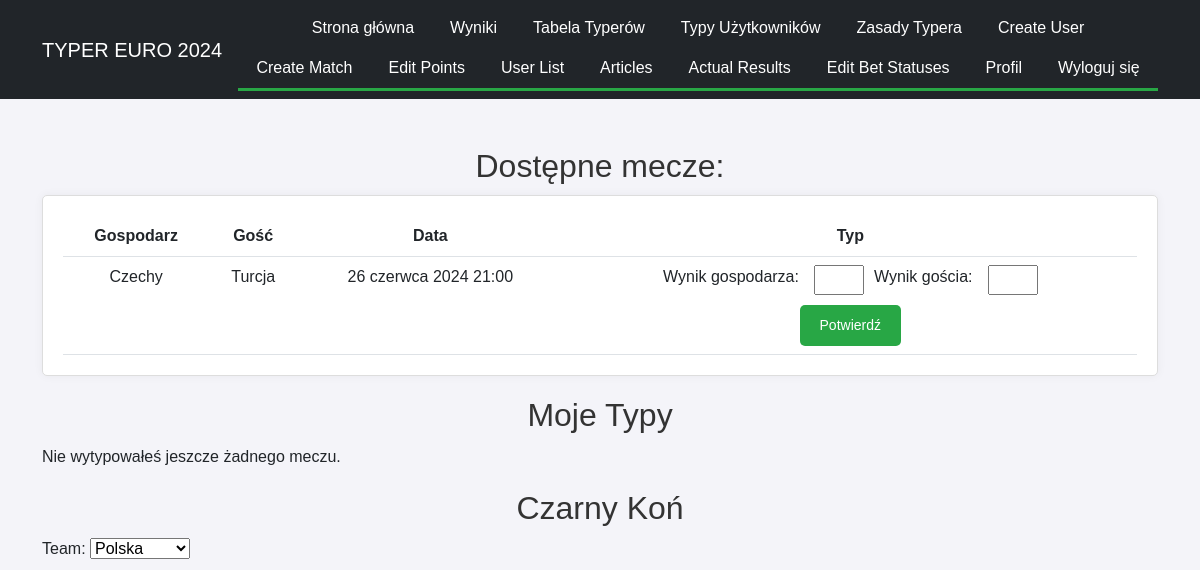
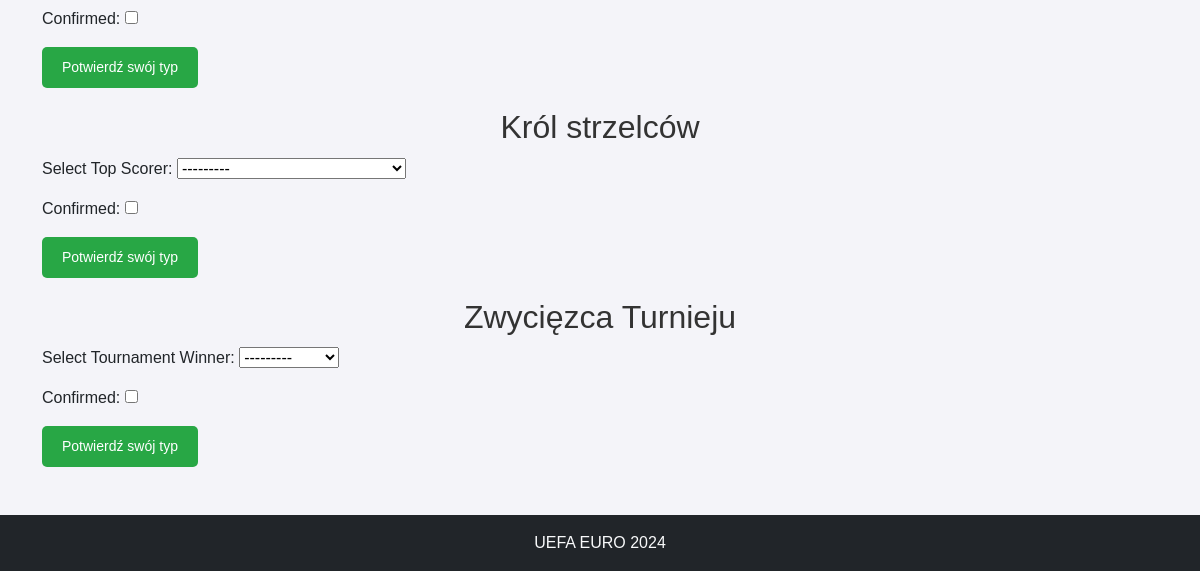
/betting/ (signed in), run on an earlier commit of the app's database (2 pictures, top to bottom).
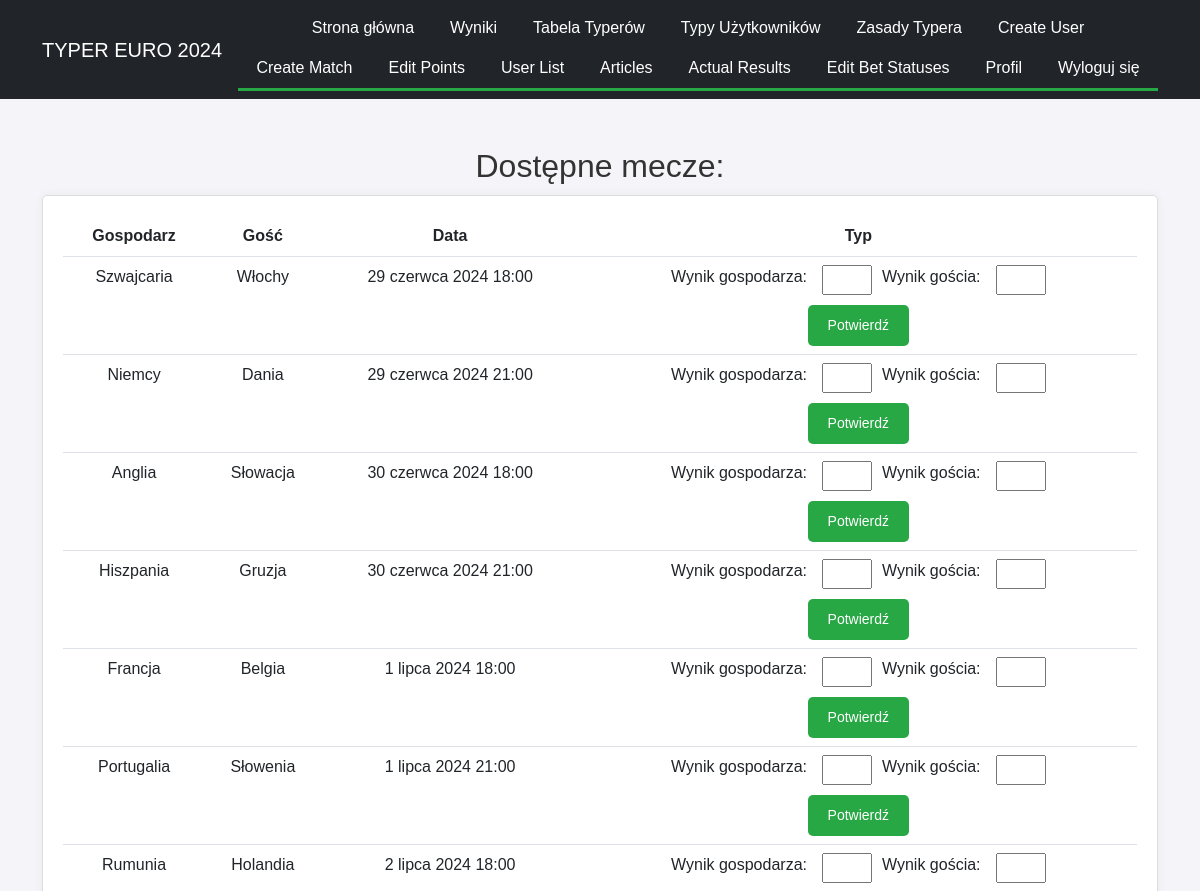
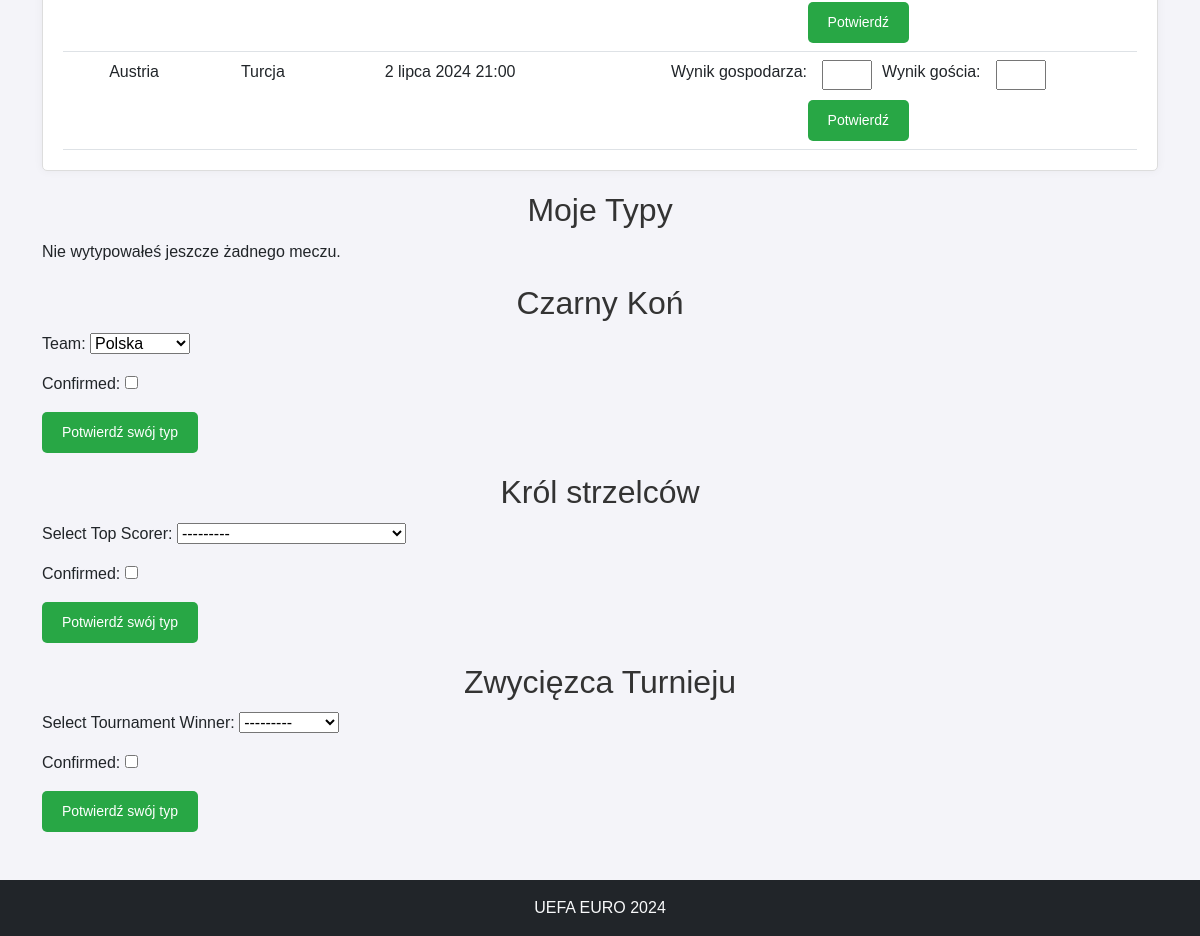
And on a later commit of the database (2 pictures, top to bottom).
### contest/models.py (models this page shows, shortened)
class Article(models.Model):
    title = models.CharField(max_length=200)
    slug = models.SlugField(max_length=200, unique=True, blank=True)
    content = models.TextField()
    author = models.ForeignKey(User, on_delete=models.CASCADE)
    created_at = models.DateTimeField(auto_now_add=True)
    updated_at = models.DateTimeField(auto_now=True)

class Match(models.Model):
    group = models.CharField(max_length=2)
    home_team = models.CharField(max_length=100)
    away_team = models.CharField(max_length=100)
    date = models.DateTimeField()
    place = models.CharField(max_length=100)
    actual_home_team_score = models.IntegerField(null=True, blank=True, default=0)
    actual_away_team_score = models.IntegerField(null=True, blank=True, default=0)
    final_score = models.BooleanField(default=False)

### contest/views.py (the view)
# urls.py: path('betting/', views.betting, name='betting'),
@login_required
def betting(request):
    available_matches = Match.objects.exclude(
        bet__user=request.user
    ).exclude(final_score=True)
    my_bets = Bet.objects.filter(user=request.user)
    try:
        underdog = UnderdogSelection.objects.get(user=request.user)
    except UnderdogSelection.DoesNotExist:
        underdog = None
    try:
        top_scorer = TopScorerSelection.objects.get(user=request.user)
    except TopScorerSelection.DoesNotExist:
        top_scorer = None
    try:
        tournament_winner = TournamentWinnerSelection.objects.get(user=request.user)
    except TournamentWinnerSelection.DoesNotExist:
        tournament_winner = None
    if request.method == 'POST':
        if 'place_bet' in request.POST:
            match_id = request.POST['place_bet']
            home_team_score = request.POST.get(f'home_team_score_{match_id}')
            away_team_score = request.POST.get(f'away_team_score_{match_id}')
            if home_team_score is not None and away_team_score is not None:
                match = Match.objects.get(id=match_id)
                Bet.objects.create(
                    user=request.user,
                    match=match,
                    home_team_score=home_team_score,
                    away_team_score=away_team_score
                )
                messages.success(request, 'Bet placed successfully!')
            else:
                messages.error(request, 'Please provide valid scores.')
            return redirect('betting')
        if 'confirm_underdog' in request.POST:
            underdog_form = UnderdogForm(request.POST)
            if underdog_form.is_valid():
                underdog_selection = underdog_form.save(commit=False)
                underdog_selection.user = request.user
                underdog_selection.save()
                messages.success(request, 'Underdog selected successfully!')
                return redirect('betting')
        if 'confirm_top_scorer' in request.POST:
            top_scorer_form = TopScorerForm(request.POST)
            if top_scorer_form.is_valid():
                top_scorer_selection = top_scorer_form.save(commit=False)
                top_scorer_selection.user = request.user
                top_scorer_selection.save()
                messages.success(request, 'Top scorer selected successfully!')
                return redirect('betting')
        if 'confirm_winner' in request.POST:
            winner_form = TournamentWinnerForm(request.POST)
            if winner_form.is_valid():
                winner_selection = winner_form.save(commit=False)
                winner_selection.user = request.user
                winner_selection.save()
                messages.success(request, 'Tournament winner selected successfully!')
                return redirect('betting')
    else:
        underdog_form = UnderdogForm(instance=underdog)
        top_scorer_form = TopScorerForm(instance=top_scorer)
        winner_form = TournamentWinnerForm(instance=tournament_winner)
    context = {
        'available_matches': available_matches,
        'my_bets': my_bets,
        'underdog_form': underdog_form,
        'top_scorer_form': top_scorer_form,
        'winner_form': winner_form,
        'underdog': underdog,
        'top_scorer': top_scorer,
        'tournament_winner': tournament_winner,
    }
    return render(request, 'betting.html', context)

### contest/forms.py
class UnderdogForm(forms.ModelForm):
    TEAM_CHOICES = [
        ('Polska', 'Polska'),
        ('Czechy', 'Czechy'),
        ('Serbia', 'Serbia'),
        ('Szkocja', 'Szkocja'),
        ('Austria', 'Austria'),
        ('Turcja', 'Turcja'),
        ('Szwajcaria', 'Szwajcaria'),
        ('Węgry', 'Węgry'),
        ('Albania', 'Albania'),
        ('Słowenia', 'Słowenia'),
        ('Słowacja', 'Słowacja'),
        ('Rumunia', 'Rumunia'),
        ('Ukraina', 'Ukraina'),
        ('Gruzja', 'Gruzja'),
    ]
    team = forms.ChoiceField(choices=TEAM_CHOICES)
    confirmed = forms.BooleanField(required=True)
    class Meta:
        model = UnderdogSelection
        fields = ['team', 'confirmed']

class TopScorerForm(forms.ModelForm):
    player = forms.ModelChoiceField(
        queryset=TopScorer.objects.all().order_by('country', 'player_name'),
        label="Select Top Scorer",
        widget=forms.Select
    )
    confirmed = forms.BooleanField(required=True)
    class Meta:
        model = TopScorerSelection
        fields = ['player', 'confirmed']

### contest/models.py (called while the page is built)
    def __str__(self):
        return f"{self.player_name} ({self.country})"

    def __str__(self):
        return self.name

### contest/templates/betting.html (shortened to what this page needs)
{% extends "base.html" %}
{% block content %}
<h2>Dostępne mecze:</h2>
{% if available_matches %}
    <div class="card">
        <table class="table centered">
            <thead>
                <tr>
                    <th>Gospodarz</th>
                    <th>Gość</th>
                    <th>Data</th>
                    <th>Typ</th>
                </tr>
            </thead>
            <tbody>
                {% for match in available_matches %}
                <tr>
                    <td>{{ match.home_team }}</td>
                    <td>{{ match.away_team }}</td>
                    <td>{{ match.date }}</td>
                    <td>
                        <form method="post" class="bet-form">
                            <div class="bet-inputs">
                                <label for="home_team_score_{{ match.id }}">Wynik gospodarza:</label>
                                <input type="number" name="home_team_score_{{ match.id }}" id="home_team_score_{{ match.id }}">
                                <label for="away_team_score_{{ match.id }}">Wynik gościa:</label>
                                <input type="number" name="away_team_score_{{ match.id }}" id="away_team_score_{{ match.id }}">
                            </div>
                            <button type="submit" class="button">Potwierdź</button>
                        </form>
                    </td>
                </tr>
                {% endfor %}
            </tbody>
        </table>
    </div>
{% else %}
    <p class="centered">Nie masz aktualnie meczów do typowania.</p>
{% endif %}
<h2>Moje Typy</h2>
{% if my_bets %}
<table class="table centered">
    <thead>
        <tr>
            <th>Gospodarz</th>
            <th>Gość</th>
            <th>Wynik gospodarza</th>
            <th>Wynik gościa</th>
        </tr>
    </thead>
    <tbody>
        {% for bet in my_bets %}
        <tr>
            <td>{{ bet.match.home_team }}</td>
            <td>{{ bet.match.away_team }}</td>
            <td>{{ bet.home_team_score }}</td>
            <td>{{ bet.away_team_score }}</td>
        </tr>
        {% endfor %}
    </tbody>
</table>
{% else %}
    <p>Nie wytypowałeś jeszcze żadnego meczu.</p>
{% endif %}
<h2>Czarny Koń</h2>
{% if underdog %}
    <div class="card">
        <p>Twój czarny koń turnieju: <strong>{{ underdog.team }}</strong></p>
    </div>
{% else %}
    <form method="post">
        {{ underdog_form.as_p }}
        <button type="submit" name="confirm_underdog" class="button">Potwierdź swój typ</button>
    </form>
{% endif %}
<h2>Król strzelców</h2>
{% if top_scorer %}
    <div class="card">
        <p>Twój król strzelców: <strong>{{ top_scorer.player }}</strong></p>
    </div>
{% else %}
    <form method="post">
        {{ top_scorer_form.as_p }}
        <button type="submit" name="confirm_top_scorer" class="button">Potwierdź swój typ</button>
    </form>
{% endif %}
<h2>Zwycięzca Turnieju</h2>
{% if tournament_winner %}
    <div class="card">
        <p>Twój zwyciezca turnieju: <strong>{{ tournament_winner.team.name }}</strong></p>
    </div>
{% else %}
    <form method="post">
        {{ winner_form.as_p }}
        <button type="submit" name="confirm_winner" class="button">Potwierdź swój typ</button>
    </form>
{% endif %}
{% endblock %}

### contest/templates/base.html (shortened to what this page needs)
{% load static %}
{% load article_tags %}
<!DOCTYPE html>
<html lang="pl">
<head>
    <link href="https://cdn.jsdelivr.net/npm/bootstrap@5.3.0/dist/css/bootstrap.min.css" rel="stylesheet">
    <link rel="stylesheet" type="text/css" href="{% static 'css/styles.css' %}">
    <link rel="stylesheet" href="https://cdnjs.cloudflare.com/ajax/libs/font-awesome/6.0.0-beta3/css/all.min.css">
</head>
<body>
<nav class="navbar navbar-expand-lg navbar-dark bg-dark">
    <div class="container bg-dark border-0">
        <a class="navbar-brand" href="{% url 'home' %}">TYPER EURO 2024</a>
        <div class="collapse navbar-collapse justify-content-center" id="navbarNav">
            <ul class="navbar-nav bg-dark flex-wrap">
                <li class="nav-item">
                    <a class="nav-link" href="{% url 'home' %}">Strona główna</a>
                </li>
                <li class="nav-item">
                    <a class="nav-link" href="{% url 'results' %}">Wyniki</a>
                </li>
                <li class="nav-item">
                    <a class="nav-link" href="{% url 'leaderboard' %}">Tabela Typerów</a>
                </li>
                <li class="nav-item">
                    <a class="nav-link" href="{% url 'user_predictions' %}">Typy Użytkowników</a>
                </li>
                {% get_articles as articles %}
                {% for article in articles %}
                <li class="nav-item">
                    <a class="nav-link" href="{% url 'view_article' article.slug %}">{{ article.title }}</a>
                </li>
                {% endfor %}
                {% if user.is_authenticated %}
                {% if user.is_superuser %}
                <li class="nav-item">
                    <a class="nav-link" href="{% url 'create_user' %}">Create User</a>
                </li>
                <li class="nav-item">
                    <a class="nav-link" href="{% url 'create_match' %}">Create Match</a>
                </li>
                <li class="nav-item">
                    <a class="nav-link" href="{% url 'edit_points' %}">Edit Points</a>
                </li>
                <li class="nav-item">
                    <a class="nav-link" href="{% url 'user_list' %}">User List</a>
                </li>
                <li class="nav-item">
                    <a class="nav-link" href="{% url 'article_list' %}">Articles</a>
                </li>
                <li class="nav-item">
                    <a class="nav-link" href="{% url 'actual_results' %}">Actual Results</a>
                </li>
                <li class="nav-item">
                    <a class="nav-link" href="{% url 'edit_bet_status' %}">Edit Bet Statuses</a>
                </li>
                {% endif %}
                <li class="nav-item">
                    <a class="nav-link" href="{% url 'profile' %}">Profil</a>
                </li>
                <li class="nav-item">
                    <a class="nav-link" href="#" id="logout-link"
                       onclick="document.getElementById('logout-form').submit(); return false;">Wyloguj się</a>
                </li>
                {% else %}
                <li class="nav-item">
                    <a class="nav-link" href="{% url 'login' %}">Zaloguj się</a>
                </li>
                {% endif %}
            </ul>
        </div>
    </div>
</nav>
<div class="container-fluid container-lg mt-5">
    {% block content %}{% endblock %}
</div>
<footer class="footer bg-dark text-light text-center py-3 mt-5">
    <p class="mb-0">UEFA EURO 2024</p>
</footer>
</body>
</html>

What changed in the data, as far as the page shows it:
no longer on this page (row edited): Match: home_team "Czechy", away_team "Turcja", date "26 czerwca 2024 21:00"
added Match: home_team "Szwajcaria", away_team "Włochy", date "29 czerwca 2024 18:00"
added Match: home_team "Niemcy", away_team "Dania", date "29 czerwca 2024 21:00"
added Match: home_team "Anglia", away_team "Słowacja", date "30 czerwca 2024 18:00"
added Match: home_team "Hiszpania", away_team "Gruzja", date "30 czerwca 2024 21:00"
added Match: home_team "Francja", away_team "Belgia", date "1 lipca 2024 18:00"
added Match: home_team "Portugalia", away_team "Słowenia", date "1 lipca 2024 21:00"
added Match: home_team "Rumunia", away_team "Holandia", date "2 lipca 2024 18:00"
added Match: home_team "Austria", away_team "Turcja", date "2 lipca 2024 21:00"
